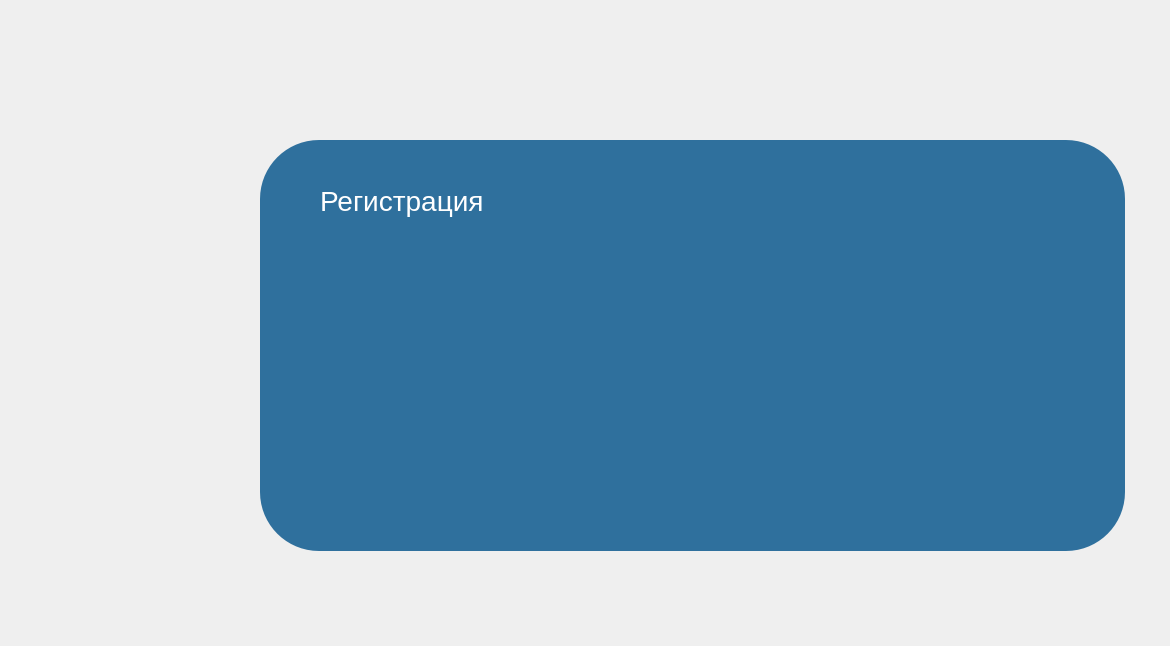
<?xml version="1.0" encoding="UTF-8"?>
<ui version="4.0">
 <class>MainWindow</class>
 <widget class="QMainWindow" name="MainWindow">
  <property name="geometry">
   <rect>
    <x>0</x>
    <y>0</y>
    <width>1170</width>
    <height>646</height>
   </rect>
  </property>
  <property name="windowTitle">
   <string>MainWindow</string>
  </property>
  <property name="styleSheet">
   <string notr="true"/>
  </property>
  <widget class="QWidget" name="centralwidget">
   <property name="styleSheet">
    <string notr="true"/>
   </property>
   <widget class="QStackedWidget" name="stackedWidget">
    <property name="geometry">
     <rect>
      <x>0</x>
      <y>0</y>
      <width>1171</width>
      <height>651</height>
     </rect>
    </property>
    <property name="styleSheet">
     <string notr="true">background-image: url(:/newPrefix/RightSizePictures/art.jpeg);
border-radius: 59;</string>
    </property>
    <widget class="QWidget" name="prestart_widget">
     <widget class="QPushButton" name="vk_button">
      <property name="geometry">
       <rect>
        <x>20</x>
        <y>360</y>
        <width>191</width>
        <height>191</height>
       </rect>
      </property>
      <property name="styleSheet">
       <string notr="true">QPushButton {
 background: url(:/newPrefix/RightSizePictures/image 1.png)

}
QPushButton:hover {    
background: url(:/newPrefix/RightSizePictures/vk_hover.png)
}</string>
      </property>
      <property name="text">
       <string/>
      </property>
     </widget>
     <widget class="QFrame" name="vk_auth">
      <property name="geometry">
       <rect>
        <x>260</x>
        <y>140</y>
        <width>865</width>
        <height>411</height>
       </rect>
      </property>
      <property name="styleSheet">
       <string notr="true">background: rgb(47, 112, 157)</string>
      </property>
      <property name="frameShape">
       <enum>QFrame::StyledPanel</enum>
      </property>
      <property name="frameShadow">
       <enum>QFrame::Raised</enum>
      </property>
      <widget class="QLineEdit" name="Login">
       <property name="geometry">
        <rect>
         <x>50</x>
         <y>120</y>
         <width>771</width>
         <height>41</height>
        </rect>
       </property>
       <property name="styleSheet">
        <string notr="true">QLineEdit{
border: 2px solid rgb(246, 97, 81);
border-radius: 20px;
background-color: #FFF;\n
}</string>
       </property>
      </widget>
      <widget class="QLineEdit" name="Password">
       <property name="geometry">
        <rect>
         <x>50</x>
         <y>210</y>
         <width>771</width>
         <height>41</height>
        </rect>
       </property>
       <property name="styleSheet">
        <string notr="true">QLineEdit{
border: 2px solid rgb(246, 97, 81);
border-radius: 20px;
background-color: #FFF;\n
}</string>
       </property>
      </widget>
      <widget class="QPushButton" name="auth_btn">
       <property name="geometry">
        <rect>
         <x>230</x>
         <y>320</y>
         <width>401</width>
         <height>51</height>
        </rect>
       </property>
       <property name="styleSheet">
        <string notr="true">QPushButton{
background-image: url(:/newPrefix/RightSizePictures/Enter_btn.png);
background-repeat: no-repeat;
}
QPushButton:hover {
background:url(:/newPrefix/RightSizePictures/Enter_btn_hover.png);
background-repeat: no repeat;
}</string>
       </property>
       <property name="text">
        <string/>
       </property>
      </widget>
      <widget class="QLabel" name="label">
       <property name="geometry">
        <rect>
         <x>60</x>
         <y>40</y>
         <width>231</width>
         <height>41</height>
        </rect>
       </property>
       <property name="font">
        <font>
         <pointsize>21</pointsize>
        </font>
       </property>
       <property name="styleSheet">
        <string notr="true">color: white;</string>
       </property>
       <property name="text">
        <string>Регистрация</string>
       </property>
      </widget>
     </widget>
     <widget class="QPushButton" name="tg_button">
      <property name="geometry">
       <rect>
        <x>20</x>
        <y>150</y>
        <width>191</width>
        <height>191</height>
       </rect>
      </property>
      <property name="styleSheet">
       <string notr="true">QPushButton {
 background: url(:/newPrefix/RightSizePictures/tg.png)

}
QPushButton:hover {    
background: url(:/newPrefix/RightSizePictures/tg_hover.png)
}</string>
      </property>
      <property name="text">
       <string/>
      </property>
     </widget>
     <widget class="QPushButton" name="ExitBtn_2">
      <property name="geometry">
       <rect>
        <x>1050</x>
        <y>0</y>
        <width>81</width>
        <height>71</height>
       </rect>
      </property>
      <property name="styleSheet">
       <string notr="true">
QPushButton{
background: url(:/newPrefix/RightSizePictures/exit_button.png);
background-repeat: no repeat;
}
QPushButton:hover {
background: url(:/newPrefix/RightSizePictures/exit_button_hover.png);
background-repeat: no repeat;
}</string>
      </property>
      <property name="text">
       <string/>
      </property>
     </widget>
     <widget class="QPushButton" name="HideBtn_2">
      <property name="geometry">
       <rect>
        <x>980</x>
        <y>10</y>
        <width>71</width>
        <height>61</height>
       </rect>
      </property>
      <property name="styleSheet">
       <string notr="true">QPushButton{
background: url(:/newPrefix/RightSizePictures/hide_button.png);
background-repeat: no repeat;
}
QPushButton:hover {
background: url(:/newPrefix/RightSizePictures/hide_button_hover.png);
background-repeat: no repeat;
}</string>
      </property>
      <property name="text">
       <string/>
      </property>
     </widget>
    </widget>
    <widget class="QWidget" name="sending_workspace">
     <widget class="QFrame" name="sending_messages">
      <property name="geometry">
       <rect>
        <x>260</x>
        <y>140</y>
        <width>865</width>
        <height>411</height>
       </rect>
      </property>
      <property name="styleSheet">
       <string notr="true">background: rgb(47, 112, 157)</string>
      </property>
      <property name="frameShape">
       <enum>QFrame::StyledPanel</enum>
      </property>
      <property name="frameShadow">
       <enum>QFrame::Raised</enum>
      </property>
      <widget class="QTextBrowser" name="PrintBrowser">
       <property name="geometry">
        <rect>
         <x>240</x>
         <y>30</y>
         <width>591</width>
         <height>281</height>
        </rect>
       </property>
       <property name="styleSheet">
        <string notr="true"/>
       </property>
      </widget>
      <widget class="QLabel" name="Part_name">
       <property name="geometry">
        <rect>
         <x>50</x>
         <y>20</y>
         <width>174</width>
         <height>33</height>
        </rect>
       </property>
       <property name="font">
        <font>
         <pointsize>21</pointsize>
        </font>
       </property>
       <property name="styleSheet">
        <string notr="true">color: white;</string>
       </property>
       <property name="text">
        <string>Рассылка</string>
       </property>
      </widget>
      <widget class="QLineEdit" name="chat_name_input">
       <property name="geometry">
        <rect>
         <x>20</x>
         <y>130</y>
         <width>191</width>
         <height>51</height>
        </rect>
       </property>
       <property name="styleSheet">
        <string notr="true">background: white;
border-radius: 15;</string>
       </property>
      </widget>
      <widget class="QPushButton" name="start_send_button">
       <property name="geometry">
        <rect>
         <x>20</x>
         <y>320</y>
         <width>191</width>
         <height>71</height>
        </rect>
       </property>
       <property name="styleSheet">
        <string notr="true">
QPushButton{
border-image: url(:/newPrefix/RightSizePictures/start_send_button.png);
background-repeat: no repeat;
}
QPushButton:hover {
border-image: url(:/newPrefix/RightSizePictures/start_send_button_hover.png);
background-repeat: no repeat;
}
</string>
       </property>
       <property name="text">
        <string/>
       </property>
      </widget>
      <widget class="QProgressBar" name="progressBar">
       <property name="geometry">
        <rect>
         <x>240</x>
         <y>330</y>
         <width>591</width>
         <height>61</height>
        </rect>
       </property>
       <property name="styleSheet">
        <string notr="true">background: rgb(255, 255, 255)</string>
       </property>
       <property name="value">
        <number>24</number>
       </property>
      </widget>
      <widget class="QLabel" name="chat_name_label">
       <property name="geometry">
        <rect>
         <x>20</x>
         <y>210</y>
         <width>191</width>
         <height>71</height>
        </rect>
       </property>
       <property name="styleSheet">
        <string notr="true">border: 4px solid black;
border-radius: 10;

background-color: rgb(119, 118, 123)</string>
       </property>
       <property name="text">
        <string/>
       </property>
      </widget>
      <widget class="QTextEdit" name="Input_message">
       <property name="geometry">
        <rect>
         <x>240</x>
         <y>40</y>
         <width>581</width>
         <height>271</height>
        </rect>
       </property>
       <property name="styleSheet">
        <string notr="true">background: white;</string>
       </property>
      </widget>
     </widget>
     <widget class="QPushButton" name="vk_button_2">
      <property name="geometry">
       <rect>
        <x>20</x>
        <y>360</y>
        <width>191</width>
        <height>191</height>
       </rect>
      </property>
      <property name="styleSheet">
       <string notr="true">QPushButton {
 background: url(:/newPrefix/RightSizePictures/image 1.png)

}
QPushButton:hover {    
background: url(:/newPrefix/RightSizePictures/vk_hover.png)
}</string>
      </property>
      <property name="text">
       <string/>
      </property>
     </widget>
     <widget class="QPushButton" name="tg_button_2">
      <property name="geometry">
       <rect>
        <x>20</x>
        <y>150</y>
        <width>191</width>
        <height>191</height>
       </rect>
      </property>
      <property name="styleSheet">
       <string notr="true">QPushButton {
 background: url(:/newPrefix/RightSizePictures/tg.png)

}
QPushButton:hover {    
background: url(:/newPrefix/RightSizePictures/tg_hover.png)
}</string>
      </property>
      <property name="text">
       <string/>
      </property>
     </widget>
     <widget class="QPushButton" name="ExitBtn">
      <property name="geometry">
       <rect>
        <x>1050</x>
        <y>0</y>
        <width>81</width>
        <height>71</height>
       </rect>
      </property>
      <property name="styleSheet">
       <string notr="true">
QPushButton{
background: url(:/newPrefix/RightSizePictures/exit_button.png);
background-repeat: no repeat;
}
QPushButton:hover {
background: url(:/newPrefix/RightSizePictures/exit_button_hover.png);
background-repeat: no repeat;
}</string>
      </property>
      <property name="text">
       <string/>
      </property>
     </widget>
     <widget class="QPushButton" name="HideBtn">
      <property name="geometry">
       <rect>
        <x>980</x>
        <y>10</y>
        <width>71</width>
        <height>61</height>
       </rect>
      </property>
      <property name="styleSheet">
       <string notr="true">QPushButton{
background: url(:/newPrefix/RightSizePictures/hide_button.png);
background-repeat: no repeat;
}
QPushButton:hover {
background: url(:/newPrefix/RightSizePictures/hide_button_hover.png);
background-repeat: no repeat;
}</string>
      </property>
      <property name="text">
       <string/>
      </property>
     </widget>
    </widget>
   </widget>
  </widget>
 </widget>
 <resources>
  <include location="ll.qrc"/>
 </resources>
 <connections/>
</ui>
